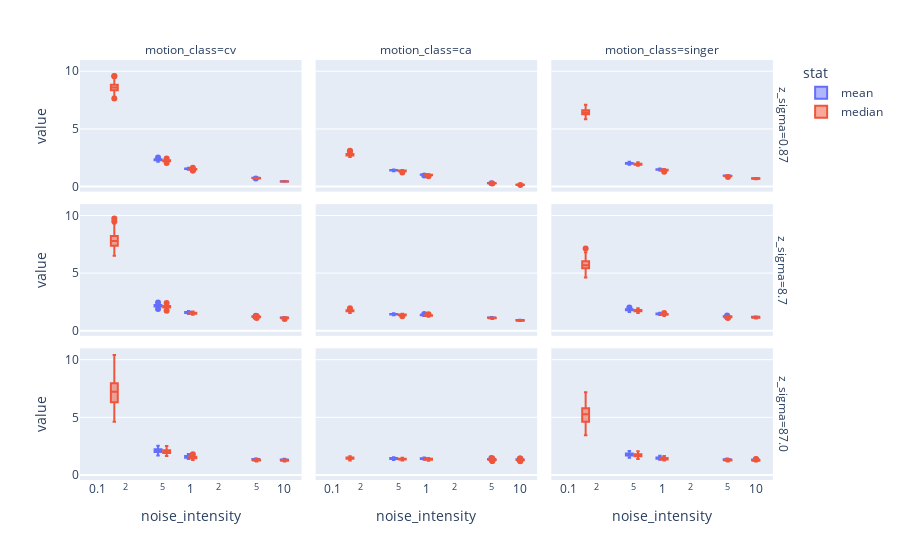

Notebook code cell kept with this figure:
### Code cell
melted = data.melt(['motion', 'z_sigma', 'R', 'target', 'motion_class', 'noise_intensity'], ['mean', 'median'], 'stat')

fig = ex.box(melted, y='value', x='noise_intensity', color='stat', facet_col='motion_class', facet_row='z_sigma', log_x=True)
fig.update_layout(height=800)

### Figure 1 — Plotly figure (JSON) as saved in the notebook; plotly's stock layout.template omitted (floating-point values rounded to 4 significant figures; data arrays with more than 128 entries replaced by an {"elided": "..."} marker saying what was removed)
{"data": [{"alignmentgroup": "True", "hovertemplate": "stat=mean<br>z_sigma=0.87<br>motion_class=cv<br>noise_intensity=%{x}<br>value=%{y}<extra></extra>", "legendgroup": "mean", "marker": {"color": "#636efa"}, "name": "mean", "notched": false, "offsetgroup": "mean", "orientation": "v", "showlegend": true, "type": "box", "x": {"elided": "500 float values"}, "x0": " ", "xaxis": "x7", "y": {"elided": "500 float values"}, "y0": " ", "yaxis": "y7"}, {"alignmentgroup": "True", "hovertemplate": "stat=mean<br>z_sigma=0.87<br>motion_class=ca<br>noise_intensity=%{x}<br>value=%{y}<extra></extra>", "legendgroup": "mean", "marker": {"color": "#636efa"}, "name": "mean", "notched": false, "offsetgroup": "mean", "orientation": "v", "showlegend": false, "type": "box", "x": {"elided": "500 float values"}, "x0": " ", "xaxis": "x8", "y": {"elided": "500 float values"}, "y0": " ", "yaxis": "y8"}, {"alignmentgroup": "True", "hovertemplate": "stat=mean<br>z_sigma=0.87<br>motion_class=singer<br>noise_intensity=%{x}<br>value=%{y}<extra></extra>", "legendgroup": "mean", "marker": {"color": "#636efa"}, "name": "mean", "notched": false, "offsetgroup": "mean", "orientation": "v", "showlegend": false, "type": "box", "x": {"elided": "500 float values"}, "x0": " ", "xaxis": "x9", "y": {"elided": "500 float values"}, "y0": " ", "yaxis": "y9"}, {"alignmentgroup": "True", "hovertemplate": "stat=mean<br>z_sigma=8.7<br>motion_class=cv<br>noise_intensity=%{x}<br>value=%{y}<extra></extra>", "legendgroup": "mean", "marker": {"color": "#636efa"}, "name": "mean", "notched": false, "offsetgroup": "mean", "orientation": "v", "showlegend": false, "type": "box", "x": {"elided": "500 float values"}, "x0": " ", "xaxis": "x4", "y": {"elided": "500 float values"}, "y0": " ", "yaxis": "y4"}, {"alignmentgroup": "True", "hovertemplate": "stat=mean<br>z_sigma=8.7<br>motion_class=ca<br>noise_intensity=%{x}<br>value=%{y}<extra></extra>", "legendgroup": "mean", "marker": {"color": "#636efa"}, "name": "mean", "notched": false, "offsetgroup": "mean", "orientation": "v", "showlegend": false, "type": "box", "x": {"elided": "500 float values"}, "x0": " ", "xaxis": "x5", "y": {"elided": "500 float values"}, "y0": " ", "yaxis": "y5"}, {"alignmentgroup": "True", "hovertemplate": "stat=mean<br>z_sigma=8.7<br>motion_class=singer<br>noise_intensity=%{x}<br>value=%{y}<extra></extra>", "legendgroup": "mean", "marker": {"color": "#636efa"}, "name": "mean", "notched": false, "offsetgroup": "mean", "orientation": "v", "showlegend": false, "type": "box", "x": {"elided": "500 float values"}, "x0": " ", "xaxis": "x6", "y": {"elided": "500 float values"}, "y0": " ", "yaxis": "y6"}, {"alignmentgroup": "True", "hovertemplate": "stat=mean<br>z_sigma=87.0<br>motion_class=cv<br>noise_intensity=%{x}<br>value=%{y}<extra></extra>", "legendgroup": "mean", "marker": {"color": "#636efa"}, "name": "mean", "notched": false, "offsetgroup": "mean", "orientation": "v", "showlegend": false, "type": "box", "x": {"elided": "500 float values"}, "x0": " ", "xaxis": "x", "y": {"elided": "500 float values"}, "y0": " ", "yaxis": "y"}, {"alignmentgroup": "True", "hovertemplate": "stat=mean<br>z_sigma=87.0<br>motion_class=ca<br>noise_intensity=%{x}<br>value=%{y}<extra></extra>", "legendgroup": "mean", "marker": {"color": "#636efa"}, "name": "mean", "notched": false, "offsetgroup": "mean", "orientation": "v", "showlegend": false, "type": "box", "x": {"elided": "500 float values"}, "x0": " ", "xaxis": "x2", "y": {"elided": "500 float values"}, "y0": " ", "yaxis": "y2"}, {"alignmentgroup": "True", "hovertemplate": "stat=mean<br>z_sigma=87.0<br>motion_class=singer<br>noise_intensity=%{x}<br>value=%{y}<extra></extra>", "legendgroup": "mean", "marker": {"color": "#636efa"}, "name": "mean", "notched": false, "offsetgroup": "mean", "orientation": "v", "showlegend": false, "type": "box", "x": {"elided": "500 float values"}, "x0": " ", "xaxis": "x3", "y": {"elided": "500 float values"}, "y0": " ", "yaxis": "y3"}, {"alignmentgroup": "True", "hovertemplate": "stat=median<br>z_sigma=0.87<br>motion_class=cv<br>noise_intensity=%{x}<br>value=%{y}<extra></extra>", "legendgroup": "median", "marker": {"color": "#EF553B"}, "name": "median", "notched": false, "offsetgroup": "median", "orientation": "v", "showlegend": true, "type": "box", "x": {"elided": "500 float values"}, "x0": " ", "xaxis": "x7", "y": {"elided": "500 float values"}, "y0": " ", "yaxis": "y7"}, {"alignmentgroup": "True", "hovertemplate": "stat=median<br>z_sigma=0.87<br>motion_class=ca<br>noise_intensity=%{x}<br>value=%{y}<extra></extra>", "legendgroup": "median", "marker": {"color": "#EF553B"}, "name": "median", "notched": false, "offsetgroup": "median", "orientation": "v", "showlegend": false, "type": "box", "x": {"elided": "500 float values"}, "x0": " ", "xaxis": "x8", "y": {"elided": "500 float values"}, "y0": " ", "yaxis": "y8"}, {"alignmentgroup": "True", "hovertemplate": "stat=median<br>z_sigma=0.87<br>motion_class=singer<br>noise_intensity=%{x}<br>value=%{y}<extra></extra>", "legendgroup": "median", "marker": {"color": "#EF553B"}, "name": "median", "notched": false, "offsetgroup": "median", "orientation": "v", "showlegend": false, "type": "box", "x": {"elided": "500 float values"}, "x0": " ", "xaxis": "x9", "y": {"elided": "500 float values"}, "y0": " ", "yaxis": "y9"}, {"alignmentgroup": "True", "hovertemplate": "stat=median<br>z_sigma=8.7<br>motion_class=cv<br>noise_intensity=%{x}<br>value=%{y}<extra></extra>", "legendgroup": "median", "marker": {"color": "#EF553B"}, "name": "median", "notched": false, "offsetgroup": "median", "orientation": "v", "showlegend": false, "type": "box", "x": {"elided": "500 float values"}, "x0": " ", "xaxis": "x4", "y": {"elided": "500 float values"}, "y0": " ", "yaxis": "y4"}, {"alignmentgroup": "True", "hovertemplate": "stat=median<br>z_sigma=8.7<br>motion_class=ca<br>noise_intensity=%{x}<br>value=%{y}<extra></extra>", "legendgroup": "median", "marker": {"color": "#EF553B"}, "name": "median", "notched": false, "offsetgroup": "median", "orientation": "v", "showlegend": false, "type": "box", "x": {"elided": "500 float values"}, "x0": " ", "xaxis": "x5", "y": {"elided": "500 float values"}, "y0": " ", "yaxis": "y5"}, {"alignmentgroup": "True", "hovertemplate": "stat=median<br>z_sigma=8.7<br>motion_class=singer<br>noise_intensity=%{x}<br>value=%{y}<extra></extra>", "legendgroup": "median", "marker": {"color": "#EF553B"}, "name": "median", "notched": false, "offsetgroup": "median", "orientation": "v", "showlegend": false, "type": "box", "x": {"elided": "500 float values"}, "x0": " ", "xaxis": "x6", "y": {"elided": "500 float values"}, "y0": " ", "yaxis": "y6"}, {"alignmentgroup": "True", "hovertemplate": "stat=median<br>z_sigma=87.0<br>motion_class=cv<br>noise_intensity=%{x}<br>value=%{y}<extra></extra>", "legendgroup": "median", "marker": {"color": "#EF553B"}, "name": "median", "notched": false, "offsetgroup": "median", "orientation": "v", "showlegend": false, "type": "box", "x": {"elided": "500 float values"}, "x0": " ", "xaxis": "x", "y": {"elided": "500 float values"}, "y0": " ", "yaxis": "y"}, {"alignmentgroup": "True", "hovertemplate": "stat=median<br>z_sigma=87.0<br>motion_class=ca<br>noise_intensity=%{x}<br>value=%{y}<extra></extra>", "legendgroup": "median", "marker": {"color": "#EF553B"}, "name": "median", "notched": false, "offsetgroup": "median", "orientation": "v", "showlegend": false, "type": "box", "x": {"elided": "500 float values"}, "x0": " ", "xaxis": "x2", "y": {"elided": "500 float values"}, "y0": " ", "yaxis": "y2"}, {"alignmentgroup": "True", "hovertemplate": "stat=median<br>z_sigma=87.0<br>motion_class=singer<br>noise_intensity=%{x}<br>value=%{y}<extra></extra>", "legendgroup": "median", "marker": {"color": "#EF553B"}, "name": "median", "notched": false, "offsetgroup": "median", "orientation": "v", "showlegend": false, "type": "box", "x": {"elided": "500 float values"}, "x0": " ", "xaxis": "x3", "y": {"elided": "500 float values"}, "y0": " ", "yaxis": "y3"}], "layout": {"annotations": [{"font": {}, "showarrow": false, "text": "motion_class=cv", "x": 0.1567, "xanchor": "center", "xref": "paper", "y": 1.0, "yanchor": "bottom", "yref": "paper"}, {"font": {}, "showarrow": false, "text": "motion_class=ca", "x": 0.49, "xanchor": "center", "xref": "paper", "y": 1.0, "yanchor": "bottom", "yref": "paper"}, {"font": {}, "showarrow": false, "text": "motion_class=singer", "x": 0.8233, "xanchor": "center", "xref": "paper", "y": 1.0, "yanchor": "bottom", "yref": "paper"}, {"font": {}, "showarrow": false, "text": "z_sigma=87.0", "textangle": 90, "x": 0.98, "xanchor": "left", "xref": "paper", "y": 0.1567, "yanchor": "middle", "yref": "paper"}, {"font": {}, "showarrow": false, "text": "z_sigma=8.7", "textangle": 90, "x": 0.98, "xanchor": "left", "xref": "paper", "y": 0.5, "yanchor": "middle", "yref": "paper"}, {"font": {}, "showarrow": false, "text": "z_sigma=0.87", "textangle": 90, "x": 0.98, "xanchor": "left", "xref": "paper", "y": 0.8433, "yanchor": "middle", "yref": "paper"}], "autosize": true, "boxmode": "group", "legend": {"title": {"text": "stat"}, "tracegroupgap": 0}, "margin": {"t": 60}, "xaxis": {"anchor": "y", "autorange": true, "domain": [0, 0.3133], "range": [-1.172, 1.172], "title": {"text": "noise_intensity"}, "type": "log"}, "xaxis2": {"anchor": "y2", "autorange": true, "domain": [0.3333, 0.6467], "matches": "x", "range": [-1.172, 1.172], "title": {"text": "noise_intensity"}, "type": "log"}, "xaxis3": {"anchor": "y3", "autorange": true, "domain": [0.6667, 0.98], "matches": "x", "range": [-1.172, 1.172], "title": {"text": "noise_intensity"}, "type": "log"}, "xaxis4": {"anchor": "y4", "autorange": true, "domain": [0, 0.3133], "matches": "x", "range": [-1.172, 1.172], "showticklabels": false, "type": "log"}, "xaxis5": {"anchor": "y5", "autorange": true, "domain": [0.3333, 0.6467], "matches": "x", "range": [-1.172, 1.172], "showticklabels": false, "type": "log"}, "xaxis6": {"anchor": "y6", "autorange": true, "domain": [0.6667, 0.98], "matches": "x", "range": [-1.172, 1.172], "showticklabels": false, "type": "log"}, "xaxis7": {"anchor": "y7", "autorange": true, "domain": [0, 0.3133], "matches": "x", "range": [-1.172, 1.172], "showticklabels": false, "type": "log"}, "xaxis8": {"anchor": "y8", "autorange": true, "domain": [0.3333, 0.6467], "matches": "x", "range": [-1.172, 1.172], "showticklabels": false, "type": "log"}, "xaxis9": {"anchor": "y9", "autorange": true, "domain": [0.6667, 0.98], "matches": "x", "range": [-1.172, 1.172], "showticklabels": false, "type": "log"}, "yaxis": {"anchor": "x", "autorange": true, "domain": [0, 0.3133], "range": [-0.4325, 10.98], "title": {"text": "value"}, "type": "linear"}, "yaxis2": {"anchor": "x2", "autorange": true, "domain": [0, 0.3133], "matches": "y", "range": [-0.4325, 10.98], "showticklabels": false, "type": "linear"}, "yaxis3": {"anchor": "x3", "autorange": true, "domain": [0, 0.3133], "matches": "y", "range": [-0.4325, 10.98], "showticklabels": false, "type": "linear"}, "yaxis4": {"anchor": "x4", "autorange": true, "domain": [0.3433, 0.6567], "matches": "y", "range": [-0.4325, 10.98], "title": {"text": "value"}, "type": "linear"}, "yaxis5": {"anchor": "x5", "autorange": true, "domain": [0.3433, 0.6567], "matches": "y", "range": [-0.4325, 10.98], "showticklabels": false, "type": "linear"}, "yaxis6": {"anchor": "x6", "autorange": true, "domain": [0.3433, 0.6567], "matches": "y", "range": [-0.4325, 10.98], "showticklabels": false, "type": "linear"}, "yaxis7": {"anchor": "x7", "autorange": true, "domain": [0.6867, 1.0], "matches": "y", "range": [-0.4325, 10.98], "title": {"text": "value"}, "type": "linear"}, "yaxis8": {"anchor": "x8", "autorange": true, "domain": [0.6867, 1.0], "matches": "y", "range": [-0.4325, 10.98], "showticklabels": false, "type": "linear"}, "yaxis9": {"anchor": "x9", "autorange": true, "domain": [0.6867, 1.0], "matches": "y", "range": [-0.4325, 10.98], "showticklabels": false, "type": "linear"}}}
